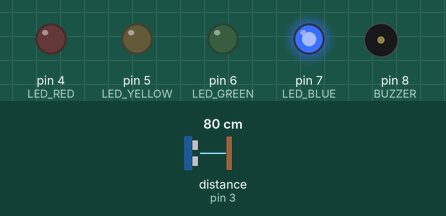
Bench run of a program on a simulated Arduino Nano, built with avr-gcc and run on an emulated ATmega328P. Shown: output pins drawn as LEDs (lit = HIGH), buzzer (waves = sounding, pin HIGH). Wiring (inferred from the names in the program): ultrasonic range finder: trigger pin 2; echo pin 3. The inputs (shaded band) are chosen by the test bench; at power-on: distance to the obstacle (sensor on pin 3) 80 cm. The echo pulse lasts 58.3 µs per cm; pins used as bus, display or sensor lines are not drawn.

Above: at 1.2 s.
1.3 s: distance to the obstacle (sensor on pin 3) set to 44 cm
2.8 s: distance to the obstacle (sensor on pin 3) set to 36 cm
At 2.95 s:
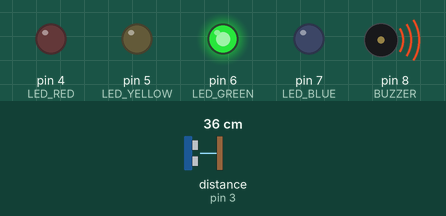
5.8 s: distance to the obstacle (sensor on pin 3) set to 22 cm
8.8 s: distance to the obstacle (sensor on pin 3) set to 18 cm
At 8.89 s:
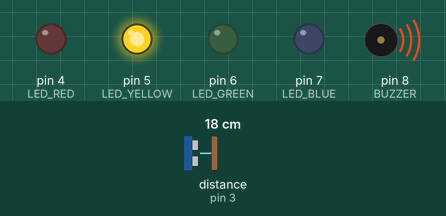
11.8 s: distance to the obstacle (sensor on pin 3) set to 12 cm
14.8 s: distance to the obstacle (sensor on pin 3) set to 9 cm
At 15.9 s:
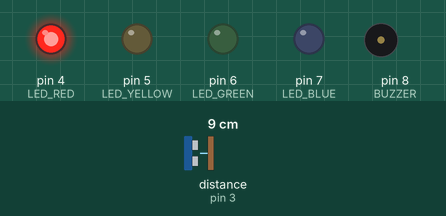
Timing chart, 0 to 18.8 s (numbered marks = the images above; inputs shaded):
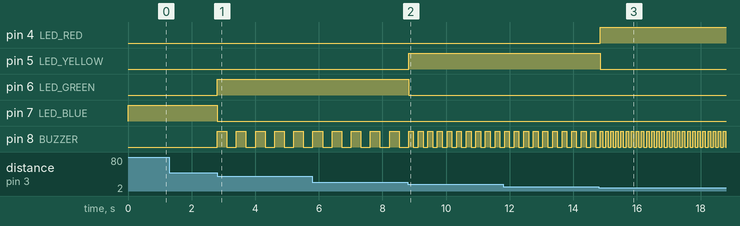

Measured:
- the behaviour switches between 41 and 40 cm on distance to the obstacle (sensor on pin 3) (found by bisection; images 0 and 1)
- the behaviour switches between 21 and 20 cm on distance to the obstacle (sensor on pin 3) (found by bisection; images 1 and 2)
- the behaviour switches between 11 and 10 cm on distance to the obstacle (sensor on pin 3) (found by bisection; images 2 and 3)
- after the input at 1.3 s, every drawn part: stays the same
- after the input at 2.8 s, pin 6 (LED_GREEN): LOW → HIGH at once; pin 7 (LED_BLUE): HIGH → LOW at once; pin 8 (BUZZER): alternates HIGH for 0.30 s and LOW for 0.30 s, starting at once
- after the input at 8.8 s, pin 5 (LED_YELLOW): LOW → HIGH at once; pin 6 (LED_GREEN): HIGH → LOW at once; pin 8 (BUZZER): alternates HIGH for 0.15 s and LOW for 0.15 s, starting after 0.17 s
- after the input at 14.8 s, pin 4 (LED_RED): LOW → HIGH after 0.05 s; pin 5 (LED_YELLOW): HIGH → LOW after 0.05 s; pin 8 (BUZZER): alternates HIGH for 0.08 s and LOW for 0.08 s, starting after 0.13 s

The program:

main.cpp
```cpp
#include <Arduino.h>

// HC-SR04
const int TRIG = 2;
const int ECHO = 3;

// LEDs
const int LED_RED = 4;
const int LED_YELLOW = 5;
const int LED_GREEN = 6;
const int LED_BLUE = 7;

// Buzzer
const int BUZZER = 8;

long getDistance() {
  digitalWrite(TRIG, LOW);
  delayMicroseconds(2);
  digitalWrite(TRIG, HIGH);
  delayMicroseconds(10);
  digitalWrite(TRIG, LOW);

  long duration = pulseIn(ECHO, HIGH, 30000); // timeout ~30ms
  long distance = duration / 58;              // convert to cm

  return distance;
}

void showLED(int r, int y, int g, int b) {
  digitalWrite(LED_RED,    r);
  digitalWrite(LED_YELLOW, y);
  digitalWrite(LED_GREEN,  g);
  digitalWrite(LED_BLUE,   b);
}

void beep(int duration) {
  if (duration > 0) {
    digitalWrite(BUZZER, HIGH);
    delay(duration);
    digitalWrite(BUZZER, LOW);
    delay(duration);
  }
}

void setup() {
  pinMode(TRIG, OUTPUT);
  pinMode(ECHO, INPUT);

  pinMode(LED_RED, OUTPUT);
  pinMode(LED_YELLOW, OUTPUT);
  pinMode(LED_GREEN, OUTPUT);
  pinMode(LED_BLUE, OUTPUT);

  pinMode(BUZZER, OUTPUT);
}

void loop() {
  long cm = getDistance();

  int beepTime = 0;

  if (cm < 10) {
    showLED(1,0,0,0);
    beepTime = 80;    // fast
  }
  else if (cm < 20) {
    showLED(0,1,0,0);
    beepTime = 150;   // medium
  }
  else if (cm < 40) {
    showLED(0,0,1,0);
    beepTime = 300;   // slow
  }
  else {
    showLED(0,0,0,1);
    beepTime = 0;     // silent
  }

  beep(beepTime);
}
```
